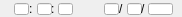
   <widget class="caFrame" name="caFrame_0">
    <property name="geometry">
     <rect>
      <x>396</x>
      <y>407</y>
      <width>182</width>
      <height>17</height>
     </rect>
    </property>
    <widget class="caGraphics" name="caRectangle_181">
     <property name="geometry">
      <rect>
       <x>0</x>
       <y>0</y>
       <width>90</width>
       <height>15</height>
      </rect>
     </property>
     <property name="foreground">
      <color>
       <red>130</red>
       <green>4</green>
       <blue>0</blue>
      </color>
     </property>
     <property name="linestyle" stdset="0">
      <enum>caGraphics::Solid</enum>
     </property>
     <property name="lineColor">
      <color>
       <red>130</red>
       <green>4</green>
       <blue>0</blue>
      </color>
     </property>
     <property name="form">
      <enum>caGraphics::Rectangle</enum>
     </property>
     <property name="background" stdset="0">
      <color alpha="0">
       <red>130</red>
       <green>4</green>
       <blue>0</blue>
      </color>
     </property>
    </widget>
    <widget class="caLineEdit" name="caLineEdit_9">
     <property name="geometry">
      <rect>
       <x>14</x>
       <y>3</y>
       <width>15</width>
       <height>12</height>
      </rect>
     </property>
     <property name="alignment">
      <set>Qt::AlignAbsolute|Qt::AlignLeading|Qt::AlignLeft|Qt::AlignVCenter</set>
     </property>
     <property name="channel" stdset="0">
      <string>$(P)BLEPS:FAULT_HOUR_08</string>
     </property>
     <property name="foreground">
      <color>
       <red>52</red>
       <green>51</green>
       <blue>134</blue>
      </color>
     </property>
     <property name="background">
      <color>
       <red>235</red>
       <green>241</green>
       <blue>181</blue>
      </color>
     </property>
     <property name="colorMode">
      <enum>caLineEdit::Static</enum>
     </property>
     <property name="precisionMode">
      <enum>caLineEdit::Channel</enum>
     </property>
     <property name="limitsMode">
      <enum>caLineEdit::Channel</enum>
     </property>
     <property name="maxValue">
      <double>1.000000000000000</double>
     </property>
     <property name="minValue">
      <double>0.000000000000000</double>
     </property>
     <property name="fontScaleMode" stdset="0">
      <enum>caLineEdit::WidthAndHeight</enum>
     </property>
     <property name="formatType">
      <enum>caLineEdit::decimal</enum>
     </property>
    </widget>
    <widget class="caLabel" name="caLabel_85">
     <property name="geometry">
      <rect>
       <x>29</x>
       <y>3</y>
       <width>8</width>
       <height>12</height>
      </rect>
     </property>
     <property name="text">
      <string>:</string>
     </property>
     <property name="alignment">
      <set>Qt::AlignAbsolute|Qt::AlignLeading|Qt::AlignLeft|Qt::AlignVCenter</set>
     </property>
     <property name="fontScaleMode">
      <enum>ESimpleLabel::WidthAndHeight</enum>
     </property>
     <property name="foreground">
      <color>
       <red>52</red>
       <green>51</green>
       <blue>134</blue>
      </color>
     </property>
     <property name="background">
      <color alpha="0">
       <red>52</red>
       <green>51</green>
       <blue>134</blue>
      </color>
     </property>
     <property name="frameShape">
      <enum>QFrame::NoFrame</enum>
     </property>
    </widget>
    <widget class="caLineEdit" name="caLineEdit_10">
     <property name="geometry">
      <rect>
       <x>37</x>
       <y>3</y>
       <width>15</width>
       <height>12</height>
      </rect>
     </property>
     <property name="alignment">
      <set>Qt::AlignAbsolute|Qt::AlignLeading|Qt::AlignLeft|Qt::AlignVCenter</set>
     </property>
     <property name="channel" stdset="0">
      <string>$(P)BLEPS:FAULT_MINUTE_08</string>
     </property>
     <property name="foreground">
      <color>
       <red>52</red>
       <green>51</green>
       <blue>134</blue>
      </color>
     </property>
     <property name="background">
      <color>
       <red>235</red>
       <green>241</green>
       <blue>181</blue>
      </color>
     </property>
     <property name="colorMode">
      <enum>caLineEdit::Static</enum>
     </property>
     <property name="precisionMode">
      <enum>caLineEdit::Channel</enum>
     </property>
     <property name="limitsMode">
      <enum>caLineEdit::Channel</enum>
     </property>
     <property name="maxValue">
      <double>1.000000000000000</double>
     </property>
     <property name="minValue">
      <double>0.000000000000000</double>
     </property>
     <property name="fontScaleMode" stdset="0">
      <enum>caLineEdit::WidthAndHeight</enum>
     </property>
     <property name="formatType">
      <enum>caLineEdit::decimal</enum>
     </property>
    </widget>
    <widget class="caLabel" name="caLabel_86">
     <property name="geometry">
      <rect>
       <x>51</x>
       <y>3</y>
       <width>8</width>
       <height>12</height>
      </rect>
     </property>
     <property name="text">
      <string>:</string>
     </property>
     <property name="alignment">
      <set>Qt::AlignAbsolute|Qt::AlignLeading|Qt::AlignLeft|Qt::AlignVCenter</set>
     </property>
     <property name="fontScaleMode">
      <enum>ESimpleLabel::WidthAndHeight</enum>
     </property>
     <property name="foreground">
      <color>
       <red>52</red>
       <green>51</green>
       <blue>134</blue>
      </color>
     </property>
     <property name="background">
      <color alpha="0">
       <red>52</red>
       <green>51</green>
       <blue>134</blue>
      </color>
     </property>
     <property name="frameShape">
      <enum>QFrame::NoFrame</enum>
     </property>
    </widget>
    <widget class="caLineEdit" name="caLineEdit_11">
     <property name="geometry">
      <rect>
       <x>58</x>
       <y>3</y>
       <width>15</width>
       <height>12</height>
      </rect>
     </property>
     <property name="alignment">
      <set>Qt::AlignAbsolute|Qt::AlignLeading|Qt::AlignLeft|Qt::AlignVCenter</set>
     </property>
     <property name="channel" stdset="0">
      <string>$(P)BLEPS:FAULT_SECOND_08</string>
     </property>
     <property name="foreground">
      <color>
       <red>52</red>
       <green>51</green>
       <blue>134</blue>
      </color>
     </property>
     <property name="background">
      <color>
       <red>235</red>
       <green>241</green>
       <blue>181</blue>
      </color>
     </property>
     <property name="colorMode">
      <enum>caLineEdit::Static</enum>
     </property>
     <property name="precisionMode">
      <enum>caLineEdit::Channel</enum>
     </property>
     <property name="limitsMode">
      <enum>caLineEdit::Channel</enum>
     </property>
     <property name="maxValue">
      <double>1.000000000000000</double>
     </property>
     <property name="minValue">
      <double>0.000000000000000</double>
     </property>
     <property name="fontScaleMode" stdset="0">
      <enum>caLineEdit::WidthAndHeight</enum>
     </property>
     <property name="formatType">
      <enum>caLineEdit::decimal</enum>
     </property>
    </widget>
    <widget class="caGraphics" name="caRectangle_182">
     <property name="geometry">
      <rect>
       <x>90</x>
       <y>0</y>
       <width>90</width>
       <height>15</height>
      </rect>
     </property>
     <property name="foreground">
      <color>
       <red>130</red>
       <green>4</green>
       <blue>0</blue>
      </color>
     </property>
     <property name="linestyle" stdset="0">
      <enum>caGraphics::Solid</enum>
     </property>
     <property name="lineColor">
      <color>
       <red>130</red>
       <green>4</green>
       <blue>0</blue>
      </color>
     </property>
     <property name="form">
      <enum>caGraphics::Rectangle</enum>
     </property>
     <property name="background" stdset="0">
      <color alpha="0">
       <red>130</red>
       <green>4</green>
       <blue>0</blue>
      </color>
     </property>
    </widget>
    <widget class="caLineEdit" name="caLineEdit_12">
     <property name="geometry">
      <rect>
       <x>104</x>
       <y>3</y>
       <width>15</width>
       <height>12</height>
      </rect>
     </property>
     <property name="alignment">
      <set>Qt::AlignAbsolute|Qt::AlignLeading|Qt::AlignLeft|Qt::AlignVCenter</set>
     </property>
     <property name="channel" stdset="0">
      <string>$(P)BLEPS:FAULT_MONTH_08</string>
     </property>
     <property name="foreground">
      <color>
       <red>52</red>
       <green>51</green>
       <blue>134</blue>
      </color>
     </property>
     <property name="background">
      <color>
       <red>235</red>
       <green>241</green>
       <blue>181</blue>
      </color>
     </property>
     <property name="colorMode">
      <enum>caLineEdit::Static</enum>
     </property>
     <property name="precisionMode">
      <enum>caLineEdit::Channel</enum>
     </property>
     <property name="limitsMode">
      <enum>caLineEdit::Channel</enum>
     </property>
     <property name="maxValue">
      <double>1.000000000000000</double>
     </property>
     <property name="minValue">
      <double>0.000000000000000</double>
     </property>
     <property name="fontScaleMode" stdset="0">
      <enum>caLineEdit::WidthAndHeight</enum>
     </property>
     <property name="formatType">
      <enum>caLineEdit::decimal</enum>
     </property>
    </widget>
    <widget class="caLabel" name="caLabel_87">
     <property name="geometry">
      <rect>
       <x>119</x>
       <y>3</y>
       <width>8</width>
       <height>12</height>
      </rect>
     </property>
     <property name="text">
      <string>/</string>
     </property>
     <property name="alignment">
      <set>Qt::AlignAbsolute|Qt::AlignLeading|Qt::AlignLeft|Qt::AlignVCenter</set>
     </property>
     <property name="fontScaleMode">
      <enum>ESimpleLabel::WidthAndHeight</enum>
     </property>
     <property name="foreground">
      <color>
       <red>52</red>
       <green>51</green>
       <blue>134</blue>
      </color>
     </property>
     <property name="background">
      <color alpha="0">
       <red>52</red>
       <green>51</green>
       <blue>134</blue>
      </color>
     </property>
     <property name="frameShape">
      <enum>QFrame::NoFrame</enum>
     </property>
    </widget>
    <widget class="caLineEdit" name="caLineEdit_13">
     <property name="geometry">
      <rect>
       <x>127</x>
       <y>3</y>
       <width>15</width>
       <height>12</height>
      </rect>
     </property>
     <property name="alignment">
      <set>Qt::AlignAbsolute|Qt::AlignLeading|Qt::AlignLeft|Qt::AlignVCenter</set>
     </property>
     <property name="channel" stdset="0">
      <string>$(P)BLEPS:FAULT_DAY_08</string>
     </property>
     <property name="foreground">
      <color>
       <red>52</red>
       <green>51</green>
       <blue>134</blue>
      </color>
     </property>
     <property name="background">
      <color>
       <red>235</red>
       <green>241</green>
       <blue>181</blue>
      </color>
     </property>
     <property name="colorMode">
      <enum>caLineEdit::Static</enum>
     </property>
     <property name="precisionMode">
      <enum>caLineEdit::Channel</enum>
     </property>
     <property name="limitsMode">
      <enum>caLineEdit::Channel</enum>
     </property>
     <property name="maxValue">
      <double>1.000000000000000</double>
     </property>
     <property name="minValue">
      <double>0.000000000000000</double>
     </property>
     <property name="fontScaleMode" stdset="0">
      <enum>caLineEdit::WidthAndHeight</enum>
     </property>
     <property name="formatType">
      <enum>caLineEdit::decimal</enum>
     </property>
    </widget>
    <widget class="caLabel" name="caLabel_88">
     <property name="geometry">
      <rect>
       <x>141</x>
       <y>3</y>
       <width>8</width>
       <height>12</height>
      </rect>
     </property>
     <property name="text">
      <string>/</string>
     </property>
     <property name="alignment">
      <set>Qt::AlignAbsolute|Qt::AlignLeading|Qt::AlignLeft|Qt::AlignVCenter</set>
     </property>
     <property name="fontScaleMode">
      <enum>ESimpleLabel::WidthAndHeight</enum>
     </property>
     <property name="foreground">
      <color>
       <red>52</red>
       <green>51</green>
       <blue>134</blue>
      </color>
     </property>
     <property name="background">
      <color alpha="0">
       <red>52</red>
       <green>51</green>
       <blue>134</blue>
      </color>
     </property>
     <property name="frameShape">
      <enum>QFrame::NoFrame</enum>
     </property>
    </widget>
    <widget class="caLineEdit" name="caLineEdit_14">
     <property name="geometry">
      <rect>
       <x>148</x>
       <y>3</y>
       <width>25</width>
       <height>12</height>
      </rect>
     </property>
     <property name="alignment">
      <set>Qt::AlignAbsolute|Qt::AlignLeading|Qt::AlignLeft|Qt::AlignVCenter</set>
     </property>
     <property name="channel" stdset="0">
      <string>$(P)BLEPS:FAULT_YEAR_08</string>
     </property>
     <property name="foreground">
      <color>
       <red>52</red>
       <green>51</green>
       <blue>134</blue>
      </color>
     </property>
     <property name="background">
      <color>
       <red>235</red>
       <green>241</green>
       <blue>181</blue>
      </color>
     </property>
     <property name="colorMode">
      <enum>caLineEdit::Static</enum>
     </property>
     <property name="precisionMode">
      <enum>caLineEdit::Channel</enum>
     </property>
     <property name="limitsMode">
      <enum>caLineEdit::Channel</enum>
     </property>
     <property name="maxValue">
      <double>1.000000000000000</double>
     </property>
     <property name="minValue">
      <double>0.000000000000000</double>
     </property>
     <property name="fontScaleMode" stdset="0">
      <enum>caLineEdit::WidthAndHeight</enum>
     </property>
     <property name="formatType">
      <enum>caLineEdit::decimal</enum>
     </property>
    </widget>
   </widget>
